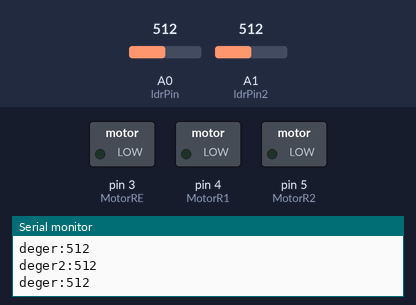
The sketch below on a simulated Arduino Uno, built with avr-gcc and run on an emulated ATmega328P. On the bench: switched loads named in the sketch (green lamp = pin HIGH), the last lines printed to the serial monitor. The test bench sets the inputs (shaded band); at power-on: A0 (ldrPin) = 512, A1 (ldrPin2) = 512.

Above: at 1.2 s.
1.3 s: A0 (ldrPin) set to 525
At 2.5 s:
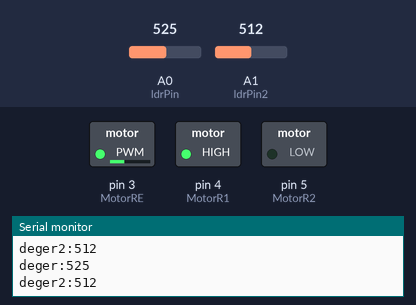
2.8 s: A1 (ldrPin2) set to 524
At 4.0 s:
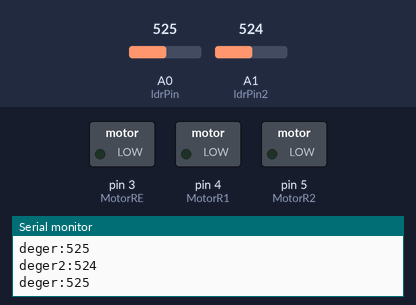
4.3 s: A1 (ldrPin2) set to 1023
At 5.5 s:
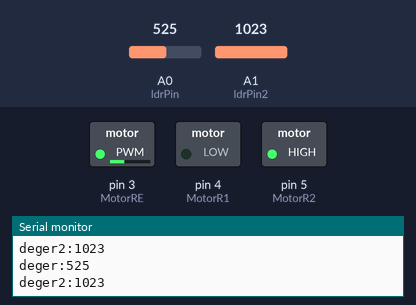
5.8 s: A1 (ldrPin2) set to 511
At 6.6 s:
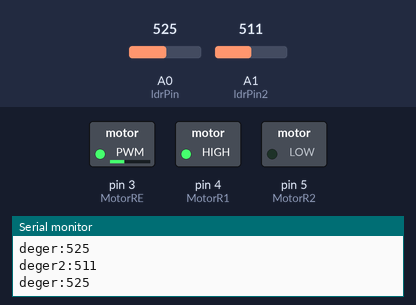
7.3 s: A1 (ldrPin2) set to 716
At 8.0 s:
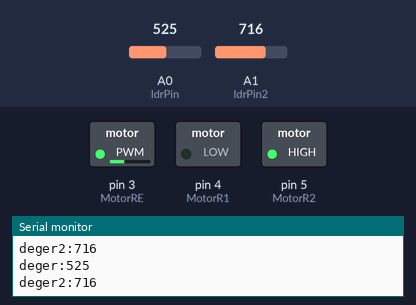
8.8 s: A0 (ldrPin) set to 708
11.8 s: A0 (ldrPin) set to 716
At 12.5 s:
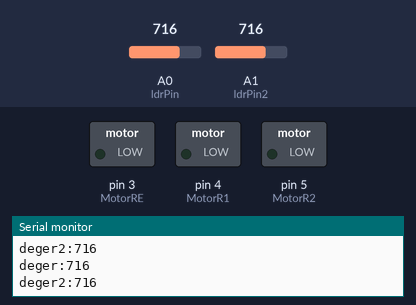
Timing chart, 0 to 14.8 s (numbered marks = the images above; inputs shaded):
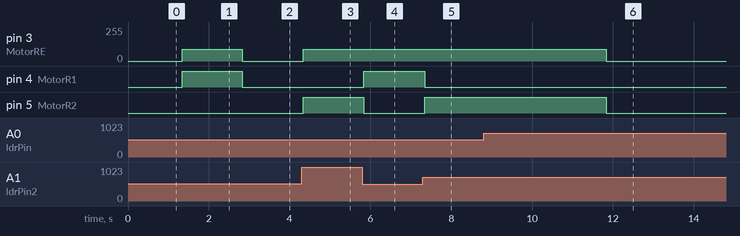

Measured:
- the behaviour switches between 515 and 516 on A0 (ldrPin) (found by bisection; images 0 and 1)
- the behaviour switches between 523 and 524 on A1 (ldrPin2) (found by bisection; images 1 and 2)
- the behaviour switches between 715 and 716 on A0 (ldrPin) (found by bisection; images 5 and 6)
- after the input at 1.3 s, pin 3 (MotorRE): 0/255 → 90/255 at once; pin 4 (MotorR1): LOW → HIGH at once
- after the input at 2.8 s, pin 3 (MotorRE): 90/255 → 0/255 at once; pin 4 (MotorR1): HIGH → LOW at once
- after the input at 4.3 s, pin 3 (MotorRE): 0/255 → 90/255 at once; pin 5 (MotorR2): LOW → HIGH at once
- after the input at 5.8 s, pin 4 (MotorR1): LOW → HIGH at once; pin 5 (MotorR2): HIGH → LOW at once
- after the input at 7.3 s, pin 4 (MotorR1): HIGH → LOW at once; pin 5 (MotorR2): LOW → HIGH at once
- after the input at 11.8 s, pin 3 (MotorRE): 90/255 → 0/255 at once; pin 5 (MotorR2): HIGH → LOW at once

The sketch:

g_ne_paneli.ino
```cpp
#define MotorR1 4
#define MotorR2 5
#define MotorRE 3
int ldrPin = A0;
int ldrPin2 = A1;
int deger = 0;
int deger2 = 0;
void setup() {
pinMode(ldrPin,INPUT);
pinMode(MotorR1, OUTPUT);
pinMode(MotorR2, OUTPUT);
pinMode(MotorRE, OUTPUT);
Serial.begin(9600);
}

void loop() {

deger = analogRead(ldrPin);
deger2 = analogRead(ldrPin2);
int ldr1 = deger / 4;
int ldr2 = deger2 / 4;
Serial.print("deger:");
Serial.println(deger);
Serial.print("deger2:");
Serial.println(deger2);

if(ldr1 < ldr2){

  sol();
}
else if(ldr1 > ldr2){

  sag();
}
else if(ldr1 = ldr2){

  dur();
}


}
void sag(){
  digitalWrite(MotorR1, HIGH);
  digitalWrite(MotorR2, LOW);
  analogWrite(MotorRE, 90);
}
void sol(){
  digitalWrite(MotorR1, LOW);
  digitalWrite(MotorR2, HIGH);
  analogWrite(MotorRE, 90);
}
void dur(){
  digitalWrite(MotorR1, LOW);
  digitalWrite(MotorR2, LOW);
  analogWrite(MotorRE, 0);
}
```
